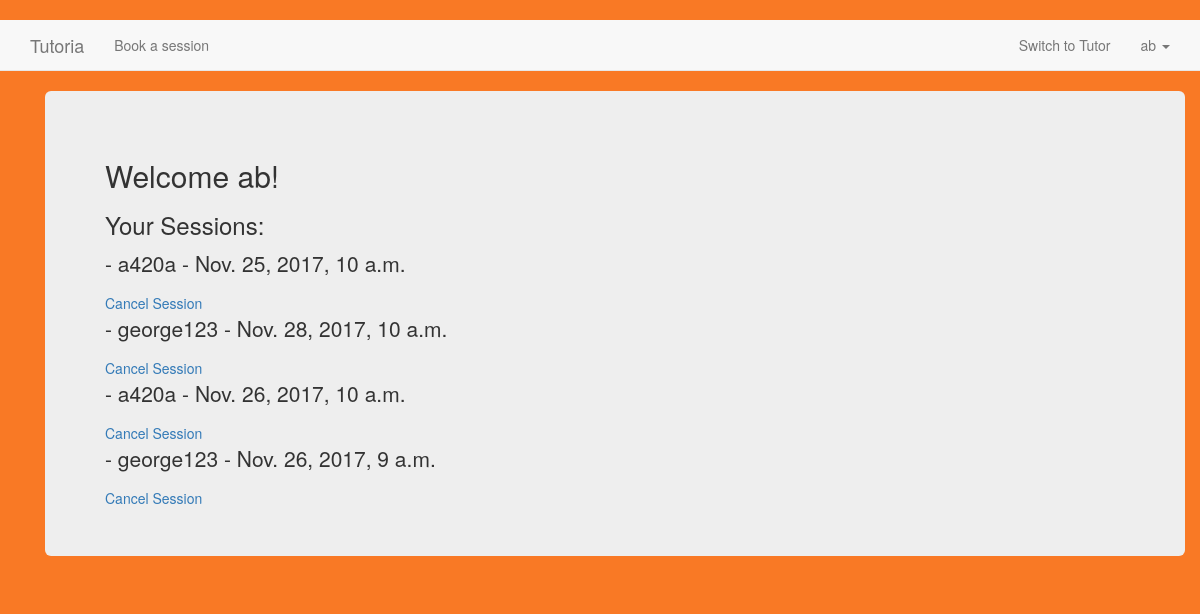
/student_app/index/ (signed in), run on an earlier commit of the app's database.
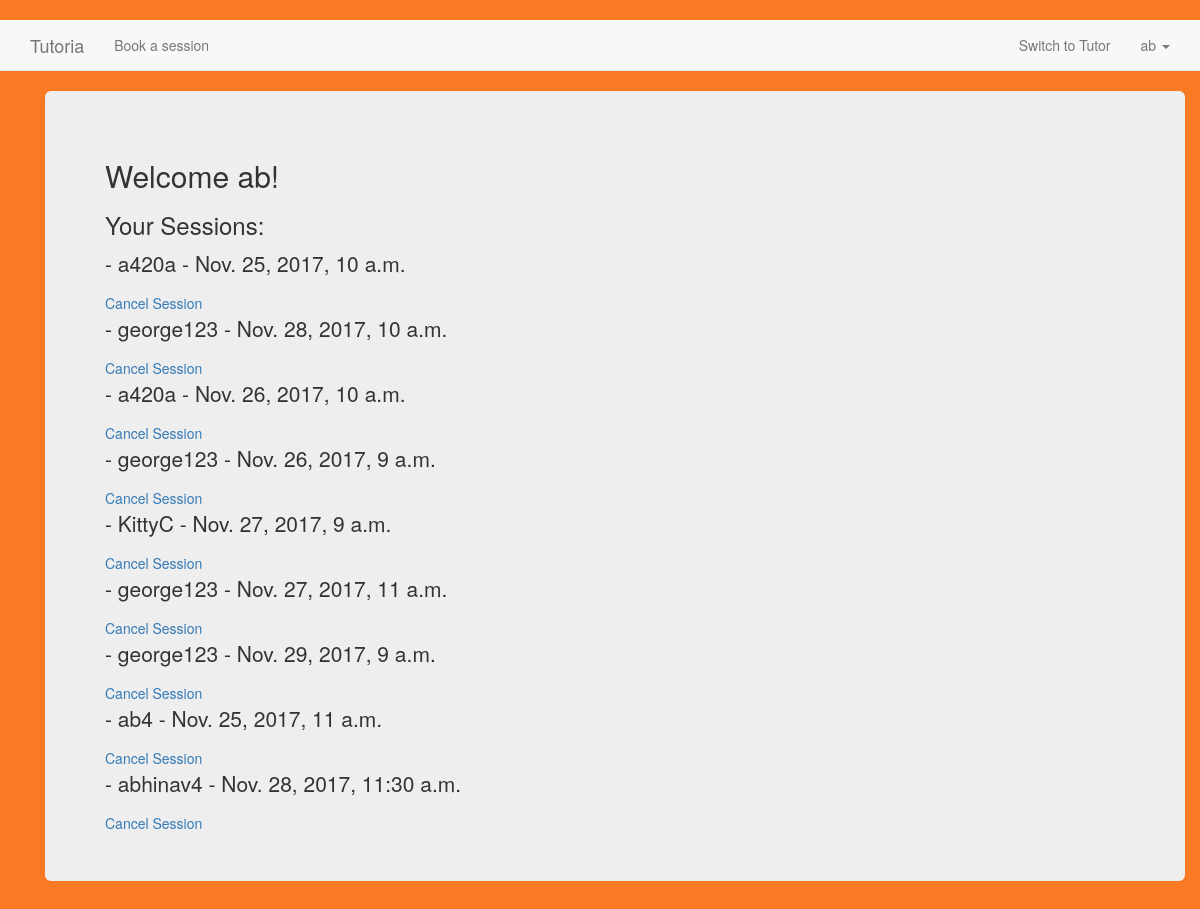
And on a later commit of the database.
### session_app/models.py (models this page shows)
class Session(models.Model):
    student = models.ForeignKey(Student, on_delete=models.CASCADE,null=True)
    tutor = models.ForeignKey(Tutor, on_delete=models.CASCADE)
    session_time = models.DateTimeField(null=True)
    status = models.IntegerField(default=0)
    def __str__(self):
        return str(self.id)

### tutor_app/models.py (models this page shows, shortened)
class Tutor(models.Model):
    user = models.OneToOneField(User,null=True)
    first_name = models.CharField(max_length=30,null=True);
    last_name = models.CharField(max_length=30,null=True);
    wallet = models.FloatField(null=True)
    phone = models.CharField(max_length=30,null=True)
    profile_pic = models.ImageField(upload_to='profile_pics',blank=True)
    bio = models.TextField(null=True)
    contracted = models.BooleanField(default=False)
    salary = models.FloatField(default=0)
    courses = models.ManyToManyField(Course)
    subject_tag = models.ManyToManyField(Subject)
    university = models.CharField(max_length=30,null=True)
    active = models.BooleanField(default=True)
    def __str__(self):
        return self.user.username

### student_app/views.py (the view)
def index(request):
    storage = get_messages(request)
    print("STorage")
    for message in storage:
        print("why?")
        print(message)
    user_id=request.user
    try:
        student_id=Student.objects.get(user=user_id)
        print(student_id)
    except:
        student_id= None
    if student_id != None:
        try:
            session = Session.objects.filter(student=student_id)
            print (session)
            return render(request,'student_app/index.html',{'sessions':session})
        except Session.DoesNotExist:
            session = None
            print(session)
    return render(request,'student_app/index.html', {'messages':storage})

### student_app/models.py (called while the page is built)
    def __str__(self):
        return self.user.username

### templates/student_app/index.html
{% extends "student_app/base.html" %}
{% block body_block %}
<div class="container">
  <div class="jumbotron">
    {% if user.is_authenticated %}
        <h2>Welcome {{ user.username }}!</h2>
        <h3>Your Sessions:</h3>
        <div>
            {% for session in sessions %}
            <p>
              {{session.course}} - {{session.tutor}} - {{session.session_time}}
            </p><a href="{% url 'session_app:cancel_session' %}?sess={{session.id}}">Cancel Session</a>
            {% empty %}
            <p>
              You have not enrolled in any tutorial session
            </p>
            {% endfor %}
        </div>
    {% else %}
      <h1>Welcome to Student Portal</h1>
      <h2>Please login/register to start using Tutoria</h2>
    {% endif %}
  </div>
</div>
{% endblock %}

### templates/student_app/base.html (shortened to what this page needs)
<html>
  <head>
    <link rel="stylesheet" href="https://maxcdn.bootstrapcdn.com/bootstrap/3.3.7/css/bootstrap.min.css">
    <link rel="stylesheet" href="/static/css/main.css"/>
  </head>
  <body><br>
    <nav class="navbar navbar-default navbar-static-top">
      <div class="container">
        <ul class="nav navbar-nav">
          {% if user.is_authenticated %}
          <li><a class="navbar-brand" href="{% url 'student_app:index' %}">Tutoria</a></li>
          {% else %}
          <li><a class="navbar-brand" href="{% url 'index' %}">Tutoria</a></li>
          {% endif %}
          {% if user.is_authenticated %}
            <li><a href="{% url 'student_app:view_tutors' %}">Book a session</a></li>
          {% endif %}
        </ul>
				<ul class="nav navbar-nav navbar-right">
					<li><a class="navbar-link" href="{% url 'student_app:switch' %}">Switch to Tutor</a></li>
					{% if user.is_authenticated %}
					<li class="dropdown">
						<a href="#" class="dropdown-toggle" data-toggle="dropdown" role="button" aria-haspopup="true" aria-expanded="false">{{user.username}} <span class="caret"></a>
					</li>
					{% else %}
						<li  class="nav-item"><a class="navbar-link" href="{% url 'student_app:user_login' %}">Login</a></li>
					{% endif %}
				</ul>
      </div>
    </nav>
    <div class="container">
    {% block body_block %}
    {% endblock %}
    </div>
  </body>
</html>

### templates/student_app/base.html (style rules this page uses)
body { background-color: #f97925; }

What changed in the data, as far as the page shows it:
added Session: tutor "KittyC", session_time "Nov. 27, 2017, 9 a.m."
added Session: tutor "george123", session_time "Nov. 27, 2017, 11 a.m."
added Session: tutor "george123", session_time "Nov. 29, 2017, 9 a.m."
added Session: tutor "ab4", session_time "Nov. 25, 2017, 11 a.m."
added Session: tutor "abhinav4", session_time "Nov. 28, 2017, 11:30 a.m."
